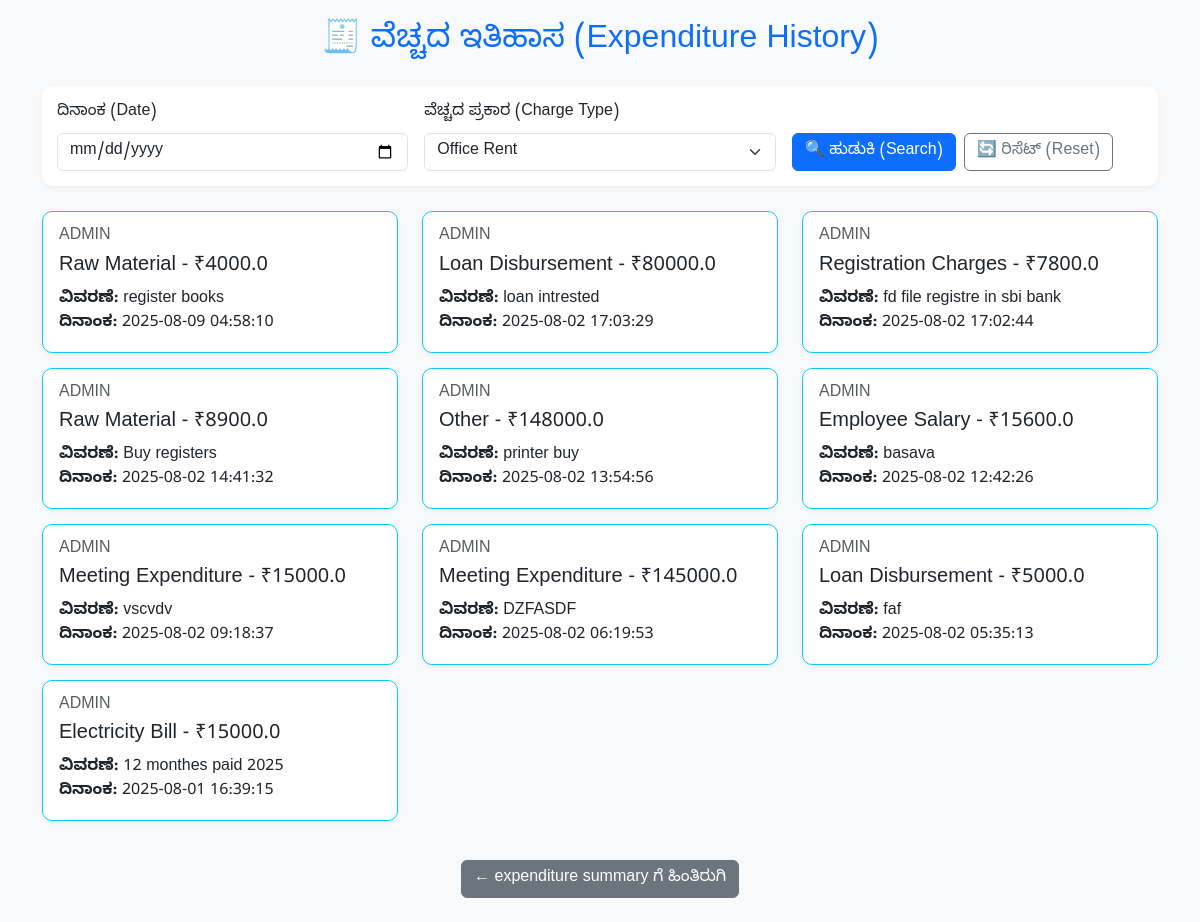
The page /expenditure_history (signed in) on the database its author committed.
### tables this page shows
CREATE TABLE expenditures (
    id INTEGER PRIMARY KEY AUTOINCREMENT,
    amount REAL NOT NULL,
    category_id INTEGER NOT NULL,
    description TEXT,
    recorded_by TEXT NOT NULL DEFAULT 'ADMIN',
    recorded_at TIMESTAMP DEFAULT CURRENT_TIMESTAMP,
    financial_year TEXT, charge_type TEXT,
    FOREIGN KEY (category_id) REFERENCES expense_categories(id)
);

CREATE TABLE expense_categories (
    id INTEGER PRIMARY KEY AUTOINCREMENT,
    name TEXT NOT NULL UNIQUE
);

### app.py (the view)
@app.route('/expenditure_history')
@login_required
def expenditure_history():
    date_filter = request.args.get('date')
    charge_type_filter = request.args.get('charge_type')
    conn = get_db_connection()
    cur = conn.cursor()
    query = """
        SELECT e.id, e.amount, e.description, e.recorded_by, e.recorded_at,
               c.name AS charge_type
        FROM expenditures e
        JOIN expense_categories c ON e.category_id = c.id
        WHERE 1=1




    """
    params = []
    if date_filter:
        query += " AND DATE(e.recorded_at) = ?"
        params.append(date_filter)
    if charge_type_filter:
        query += " AND c.name = ?"
        params.append(charge_type_filter)
    query += " ORDER BY e.recorded_at DESC"
    cur.execute(query, params)
    expenses = cur.fetchall()
    cur.execute("SELECT DISTINCT name FROM expense_categories")
    charge_types = [row["name"] for row in cur.fetchall()]
    conn.close()
    return render_template(
        "expenditure_history.html",
        expenses_list=expenses,
        charge_types=charge_types,
        selected_date=date_filter,
        selected_charge_type=charge_type_filter
    )

### app.py (called while the page is built)
def get_db_connection():
    conn = sqlite3.connect('db/bank.db')
    conn.row_factory = sqlite3.Row
    return conn

@app.after_request
def add_no_cache_headers(response):
    response.headers["Cache-Control"] = "no-store, no-cache, must-revalidate, post-check=0, pre-check=0, max-age=0"
    response.headers["Pragma"] = "no-cache"
    response.headers["Expires"] = "-1"
    return response

### utils/auth_decorator.py (called while the page is built)
def login_required(f):
    @wraps(f)
    def decorated_function(*args, **kwargs):
        if "admin_id" not in session:
            flash("Please login to access this page.", "warning")
            return redirect(url_for("login"))
        response = make_response(f(*args, **kwargs))
        response.headers["Cache-Control"] = "no-store, no-cache, must-revalidate, max-age=0"
        response.headers["Pragma"] = "no-cache"
        response.headers["Expires"] = "0"
        return response
    return decorated_function

### templates/expenditure_history.html (shortened to what this page needs)
<!DOCTYPE html>
<html lang="kn">
<head>
    <link href="https://cdn.jsdelivr.net/npm/bootstrap@5.3.0/dist/css/bootstrap.min.css" rel="stylesheet">
</head>
<body>
<div class="container py-4">
    <h2 class="text-center text-primary mb-4">🧾 ವೆಚ್ಚದ ಇತಿಹಾಸ (Expenditure History)</h2>
    <form method="get" action="{{ url_for('expenditure_history') }}" class="filter-form">
        <div class="row g-3">
            <div class="col-md-4">
                <label for="date" class="form-label">ದಿನಾಂಕ (Date)</label>
                <input type="date" name="date" id="date" value="{{ request.args.get('date', '') }}" class="form-control">
            </div>
            <div class="col-md-4">
                <label for="charge_type" class="form-label">ವೆಚ್ಚದ ಪ್ರಕಾರ (Charge Type)</label>
                <select name="charge_type" id="charge_type" class="form-select">
                    <option value="Office Rent">Office Rent</option>
                </select>
            </div>
            <div class="col-md-4 d-flex align-items-end">
                <button type="submit" class="btn btn-primary me-2">🔍 ಹುಡುಕಿ (Search)</button>
                <a href="{{ url_for('expenditure_history') }}" class="btn btn-outline-secondary">🔄 ರಿಸೆಟ್ (Reset)</a>
            </div>
        </div>
    </form>
    <div class="row">
        {% for item in expenses_list %}
        <div class="col-md-6 col-lg-4">
            <div class="card border-info">
                <div class="card-body">
                    <h6 class="text-muted">{{ item.recorded_by or username }}</h6>
                    <h5 class="card-title">{{ item.charge_type }} - ₹{{ item.amount }}</h5>
                    <p class="card-text">
                        {% if item.description %}<strong>ವಿವರಣೆ:</strong> {{ item.description }}<br>{% endif %}
                        <strong>ದಿನಾಂಕ:</strong> {{ item.created_at or item.recorded_at }}
                    </p>
                </div>
            </div>
        </div>
        {% else %}
        <div class="col-12">
            <div class="alert alert-warning text-center">🥲 ಯಾವುದೇ ವೆಚ್ಚದ ದಾಖಲೆ ಕಂಡುಬಂದಿಲ್ಲ.</div>
        </div>
        {% endfor %}
    </div>
    <div class="text-center mt-4">
        <a href="{{ url_for('expenditure') }}" class="btn btn-secondary">← expenditure summary ಗೆ ಹಿಂತಿರುಗಿ</a>
    </div>
</div>
</body>
</html>

### templates/expenditure_history.html (style rules this page uses)
body { background-color: #f8f9fa; font-family: 'Noto Sans Kannada', sans-serif; }
.card { margin-bottom: 15px; border-radius: 10px; box-shadow: 0 2px 5px rgba(0,0,0,0.05); }
.filter-form { background: #fff; padding: 15px; border-radius: 10px; box-shadow: 0 2px 5px rgba(0,0,0,0.05); margin-bottom: 25px; }

### rows shown on the page
expenditures: recorded_by "ADMIN", charge_type "Raw Material", amount "4000.0", description "register books", recorded_at "2025-08-09 04:58:10"
expenditures: recorded_by "ADMIN", charge_type "Loan Disbursement", amount "80000.0", description "loan intrested", recorded_at "2025-08-02 17:03:29"
expenditures: recorded_by "ADMIN", charge_type "Registration Charges", amount "7800.0", description "fd file registre in sbi bank", recorded_at "2025-08-02 17:02:44"
expenditures: recorded_by "ADMIN", charge_type "Raw Material", amount "8900.0", description "Buy registers", recorded_at "2025-08-02 14:41:32"
expenditures: recorded_by "ADMIN", charge_type "Other", amount "148000.0", description "printer buy", recorded_at "2025-08-02 13:54:56"
expenditures: recorded_by "ADMIN", charge_type "Employee Salary", amount "15600.0", description "basava", recorded_at "2025-08-02 12:42:26"
expenditures: recorded_by "ADMIN", charge_type "Meeting Expenditure", amount "15000.0", description "vscvdv", recorded_at "2025-08-02 09:18:37"
expenditures: recorded_by "ADMIN", charge_type "Meeting Expenditure", amount "145000.0", description "DZFASDF", recorded_at "2025-08-02 06:19:53"
expenditures: recorded_by "ADMIN", charge_type "Loan Disbursement", amount "5000.0", description "faf", recorded_at "2025-08-02 05:35:13"
expenditures: recorded_by "ADMIN", charge_type "Electricity Bill", amount "15000.0", description "12 monthes paid 2025", recorded_at "2025-08-01 16:39:15"
